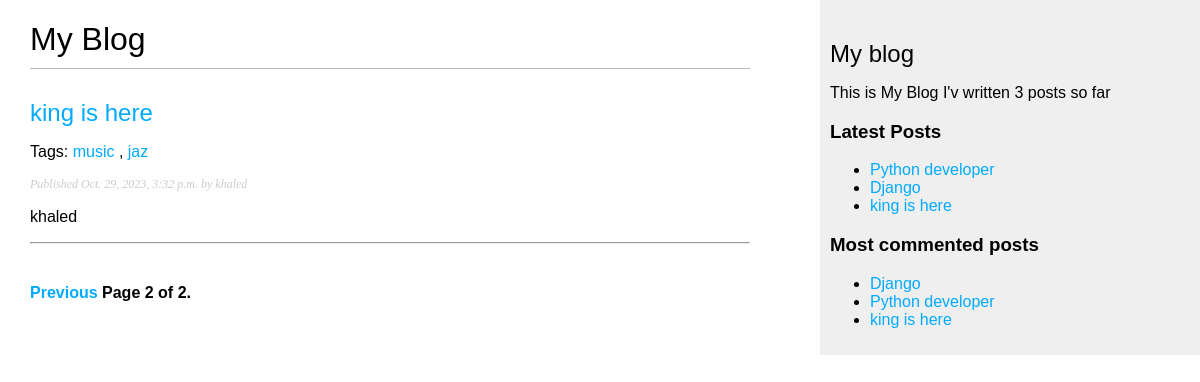
The app's page /posts/?page=2 with its own data.
### blog/models.py (models this page shows, shortened)
class Post(models.Model):
    class Status(models.TextChoices):
        DRAFT = 'DF','Draft'
        PUBLISHED='PB','Published'
    class PublishedManager(models.Manager):
        def get_queryset(self) :
            return super().get_queryset().filter(status=Post.Status.PUBLISHED)
    auther = models.ForeignKey(User,on_delete=models.CASCADE,related_name='blog_posts')
    title = models.CharField(max_length=255)
    slug = models.SlugField(max_length=255,unique_for_date='publish')
    body = models.TextField()
    publish = models.DateTimeField(default=timezone.now())
    created = models.DateTimeField(auto_now_add=True)
    updated = models.DateTimeField(auto_now=True)
    status = models.CharField(max_length=2,choices=Status.choices,default=Status.DRAFT)
    objects = models.Manager()
    published=PublishedManager()
    tags = TaggableManager()
    class Meta:
        ordering = ['-publish']
        indexes = [
            models.Index(fields=['-publish']),
        ]
    def get_absolute_url(self):
        return reverse("blog:post", args=[self.slug])

### blog/views.py (the view)
# urls.py: path('/',posts,name='posts'),
def posts(request,tag_slug=None):
    try:
        post_list = Post.published.all()
        tag = None
        if tag_slug:
            tag = get_object_or_404(Tag,slug=tag_slug)
            post_list = post_list.filter(tags__in=[tag])
        paginator = Paginator(post_list, 2)
        page_number = request.GET.get('page', 1)
        posts = paginator.page(page_number)
    except EmptyPage :
        posts = paginator.page(paginator.num_pages)
    except PageNotAnInteger :
        posts = paginator.page(1)
    return render(request,'blog/post/posts_list.html',{'posts':posts,'tag':tag})

### blog/templatetags/blog_tags.py (called while the page is built)
@register.simple_tag
def total_posts():
    return Post.published.count()

@register.inclusion_tag('blog/post/latest_posts.html',name='show_latest_posts')
def latest_posts(count=5):
    latest_posts = Post.published.order_by('-publish')[:count]
    return {'latest_posts':latest_posts}

@register.simple_tag
def get_most_commented_posts(count=5):
    return Post.published.annotate(
        total_comments=Count('post_comments')
    ).order_by('-total_comments','-publish')[:count]

### blog/templates/blog/post/posts_list.html (shortened to what this page needs)
{% extends "blog/base.html" %}
{% block content %}
<h1>My Blog</h1>
{% for post in posts %}
<h2>
    <a href="{% url 'blog:post' post.slug %}">{{post.title}}</a>
</h2>
{% if post.tags.count > 0 %}
<p class="tag">Tags:
    {% for tag in post.tags.all %}
    <a href="{% url 'blog:post_by_tags' tag.slug%}">{{tag.name}}</a>
    {% if not forloop.last %}, {% endif %}
    {% endfor %}
</p>
{% endif %}
<p class="date">
    Published {{ post.publish }} by {{ post.auther }}
</p>
{{ post.body|truncatewords:30|linebreaks }}
<hr>
{% endfor %}
<div class="pagination">
    <span class="step-links">
        {% if posts.has_previous %}
        <a href="?page={{ posts.previous_page_number }}">Previous</a>
        {% endif %}
        <span class="current">
            Page {{ posts.number }} of {{ posts.paginator.num_pages }}.
        </span>
    </span>
</div>
{% endblock content %}

### blog/templates/blog/base.html (shortened to what this page needs)
{% load blog_tags %}
{% load static %}
<!DOCTYPE html>
<html lang="en">
<head>
    <link rel="stylesheet" href="{% static 'css/blog.css' %}">
</head>
<body>
    <div id="content">
        {% block content %}
        {% endblock content %}
    </div>
    <div id="sidebar">
        <h2>My blog</h2>
        <p>
            This is My Blog
            I'v written {% total_posts %} posts so far
        <h3>Latest Posts</h3>
        {% show_latest_posts%}
        <h3>Most commented posts</h3>
        {% get_most_commented_posts as most_commentd_posts %}
        <ul>
            {% for post in most_commentd_posts %}
            <li><a href="{{post.get_absolute_url}}">{{post.title}}</a></li>
            {% endfor %}
        </ul>
        </p>
    </div>
</body>
</html>

### blog/templates/blog/post/latest_posts.html
<ul>
    {% for post in latest_posts %}
    <li><a href="{{post.get_absolute_url}}">{{post.title}}</a></li>
    {% endfor %}
</ul>

### blog/static/css/blog.css (style rules this page uses)
body { margin: 0; padding: 0; font-family: helvetica, sans-serif; }
a { color: #00abff; text-decoration: none; }
h1 { font-weight: normal; border-bottom: 1px solid #bbb; padding: 0 0 10px 0; }
h2 { font-weight: normal; margin: 30px 0 0; }
#content { float: left; width: 60%; padding: 0 0 0 30px; }
#sidebar { float: right; width: 30%; padding: 10px; background: #efefef; height: 100%; }
p.date { color: #ccc; font-family: georgia, serif; font-size: 12px; font-style: italic; }
.pagination { margin: 40px 0; font-weight: bold; }

### records on screen
Post: title "king is here", publish "Oct. 29, 2023, 3:32 p.m.", auther "khaled", body "khaled"
Tag: name "music"
Tag: name "jaz"
Post: title "Python developer"
Post: title "Django"

### other values on screen
{{ posts.number }} "2"
{{ posts.paginator.num_pages }} "2"
